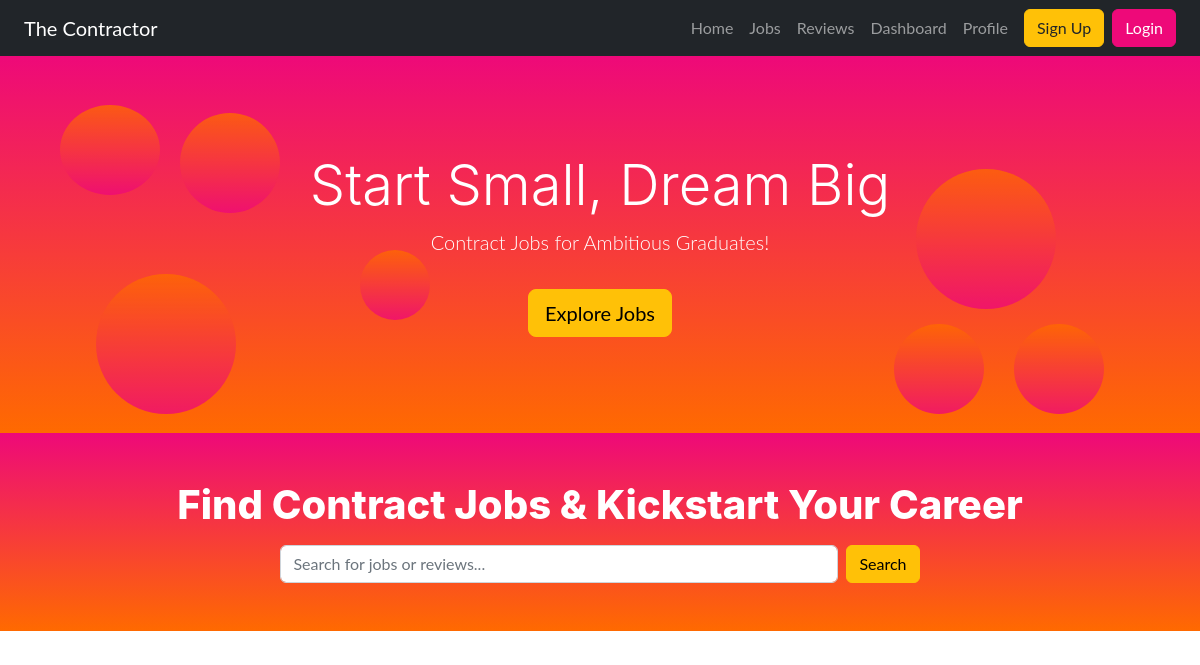
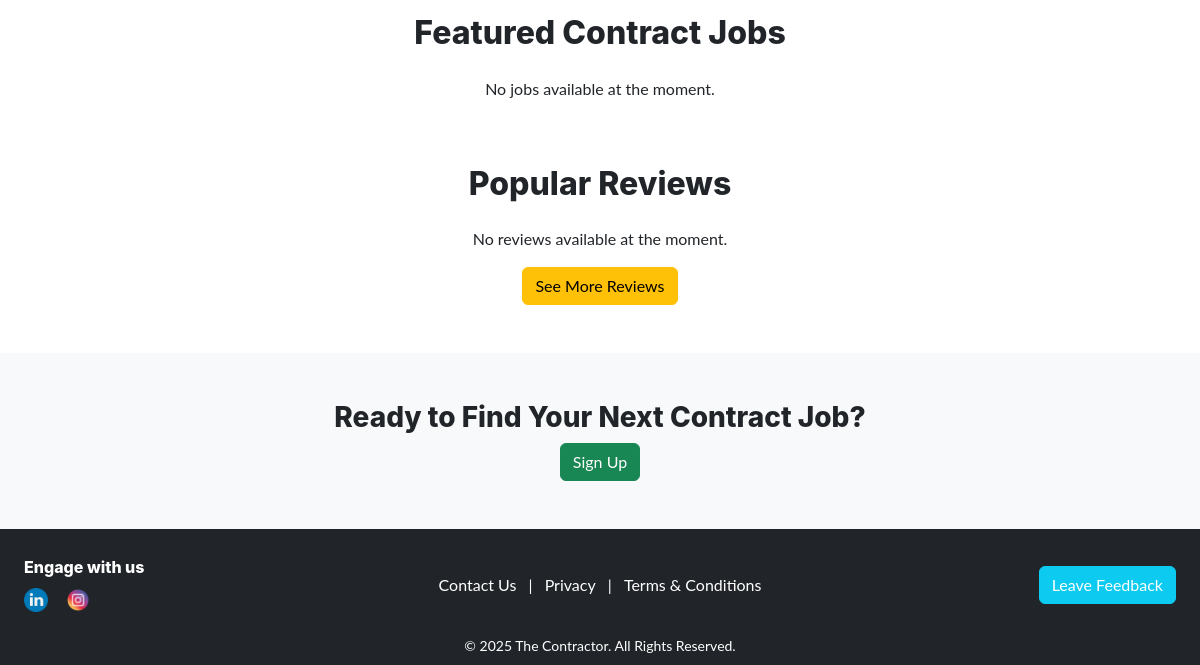
/, run on an earlier commit of the app's database (2 pictures, top to bottom).
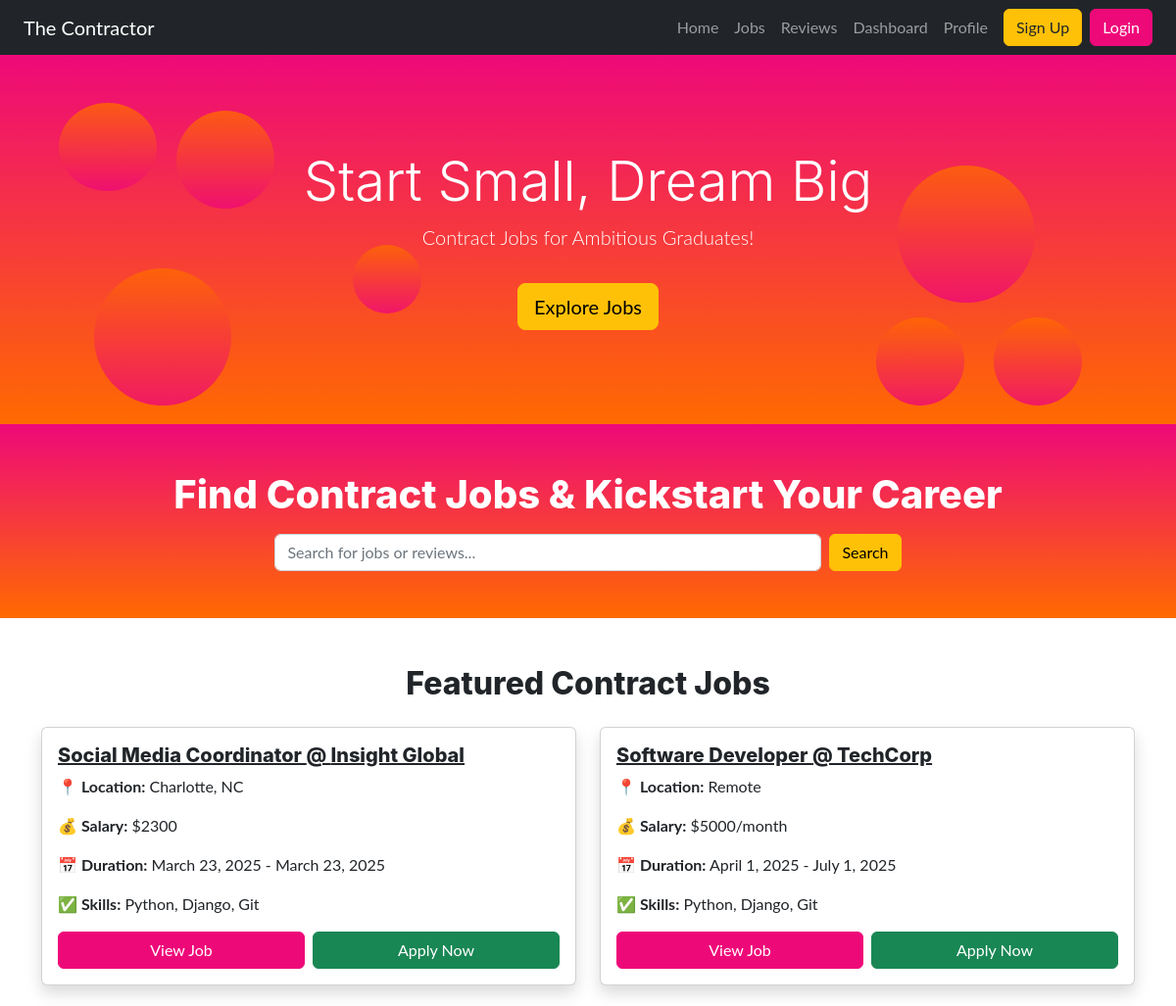
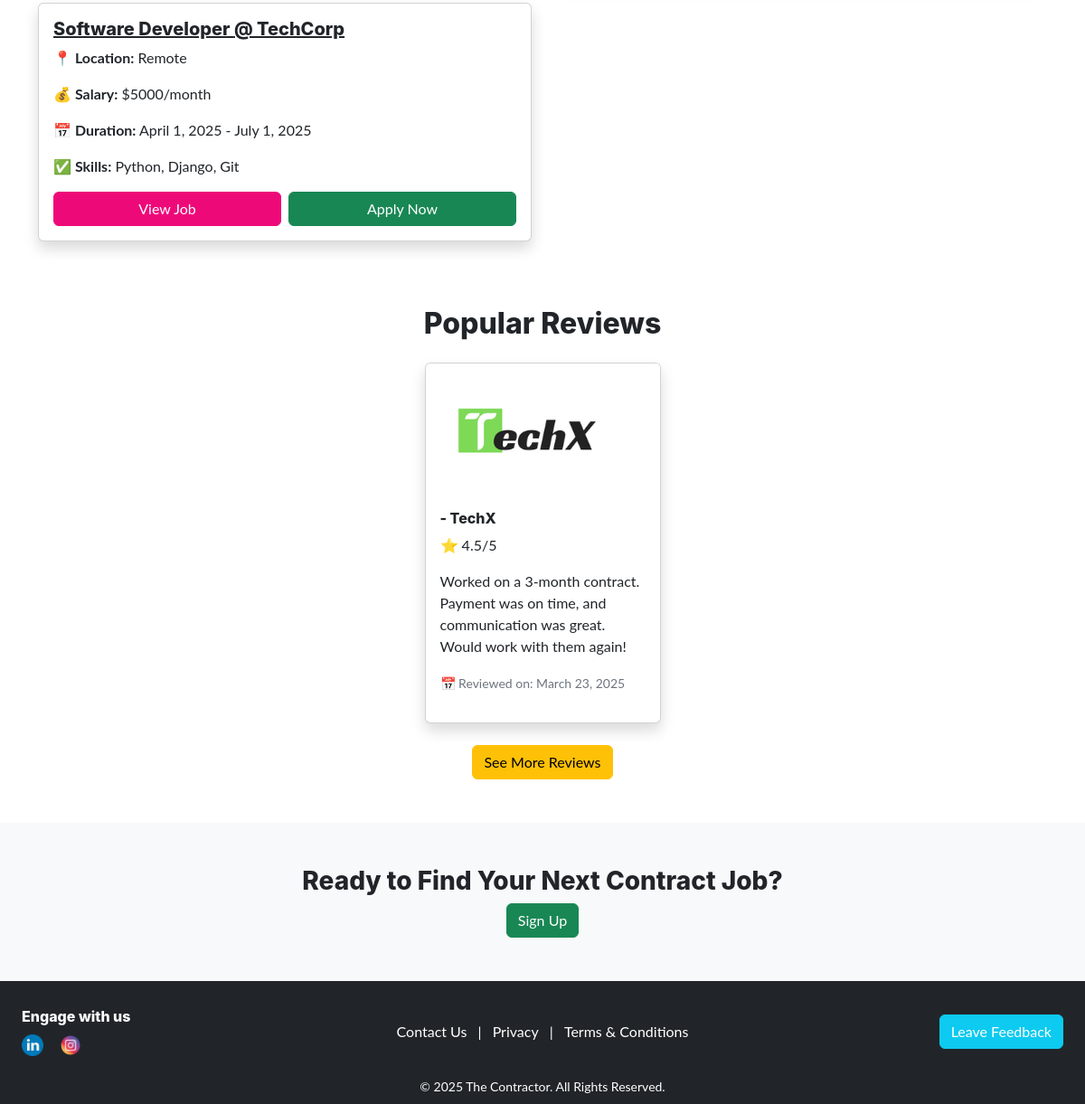
And on a later commit of the database (2 pictures, top to bottom).
### workhub/models.py (models this page shows, shortened)
class Job(models.Model):
    title = models.CharField(max_length=255)
    company = models.CharField(max_length=255)
    location = models.CharField(max_length=255)
    salary = models.CharField(max_length=100, default="Negotiable")  # ✅ Default salary
    contract_time = models.CharField(max_length=100, default="Unknown")
    meets = models.CharField(max_length=100, default="Not specified")
    start_date = models.DateField(default=timezone.now)  # ✅ Default start date
    end_date = models.DateField(default=timezone.now)  # ✅ Default end date
    description = models.TextField()
    skills = models.TextField(default="No skills specified")  # ✅ Default skills

class Review(models.Model):
    company = models.CharField(max_length=255)
    reviewer_name = models.CharField(max_length=255)  # ✅ Use reviewer_name
    rating = models.FloatField()
    role = models.CharField(max_length=255)
    review_text = models.TextField()
    review_date = models.DateField(auto_now_add=True)
    image = models.ImageField(upload_to='review_images/', blank=True, null=True)  # ✅ Optional image

### workhub/views.py (the view)
# urls.py: path('', views.home, name='home'),
def home(request):
    jobs = Job.objects.all()[:6]
    reviews = Review.objects.all()[:4]
    contractor = ContractorOfTheMonth.objects.last()
    return render(request, "workhub/home.html", {
        "jobs": jobs,
        "reviews": reviews,
        "contractor": contractor
    })

### workhub/templates/workhub/home.html (shortened to what this page needs)
{% extends "base.html" %}
{% load form_tags %}
{% load static %}
{% block content %}
<header class="masthead text-center text-white position-relative overflow-hidden" style="background-color: #343a40; padding: 6rem 0; width: 100vw;">
    <div class="container px-5 position-relative z-2">
        <h1 class="display-4">Start Small, Dream Big</h1>
        <p class="lead">Contract Jobs for Ambitious Graduates!</p>
        <a href="{% url 'jobs' %}" class="btn btn-warning btn-lg mt-3">Explore Jobs</a>
    </div>
    <div class="bg-circle bg-primary position-absolute rounded-circle float-circle"
     style="width: 100px; height: 100px; top: 15%; left: 15%; opacity: 0.80;"></div>
     <div class="bg-circle bg-primary position-absolute rounded-circle float-circle"
     style="width: 100px; height: 90px; top: 13%; left: 5%; opacity: 0.80;"></div>
     <div class="bg-circle bg-info position-absolute rounded-circle float-circle"
     style="width: 70px; height: 70px; bottom: 30%; left: 30%; opacity: 0.80;"></div>
     <div class="bg-circle bg-info position-absolute rounded-circle float-circle"
     style="width: 140px; height: 140px; bottom: 5%; left: 8%; opacity: 0.80;"></div>
     <div class="bg-circle bg-warning position-absolute rounded-circle float-circle"
     style="width: 140px; height: 140px; top: 30%; right: 12%; opacity: 0.80;"></div>
    <div class="bg-circle bg-success position-absolute rounded-circle float-circle"
     style="width: 90px; height: 90px; bottom: 5%; right: 18%; opacity: 0.80;"></div>
    <div class="bg-circle bg-success position-absolute rounded-circle float-circle"
     style="width: 90px; height: 90px; bottom: 5%; right: 8%; opacity: 0.80;"></div>
</header>
<header class="masthead text-center text-white bg-primary py-5">
    <div class="container">
        <h1 class="masthead-heading">Find Contract Jobs & Kickstart Your Career</h1>
        <form action="{% url 'search' %}" method="GET" class="d-flex justify-content-center mt-3">
            <input type="text" name="q" class="form-control w-50" placeholder="Search for jobs or reviews..." required>
            <button type="submit" class="btn btn-warning ms-2">Search</button>
        </form>
    </div>
</header>
<section class="container my-5">
    <h2 class="text-center mb-4">Featured Contract Jobs</h2>
    <div class="row">
        {% for job in jobs %}
            <div class="col-md-6 mb-4">
                <div class="card shadow">
                    <div class="card-body">
                        <h5 class="card-title">
                            <a href="{% url 'job_detail' job.id %}" class="text-dark">
                                {{ job.title }} @ {{ job.company }}
                            </a>
                        </h5>
                        <p class="card-text"><strong>📍 Location:</strong> {{ job.location }}</p>
                        <p class="card-text"><strong>💰 Salary:</strong> {{ job.salary }}</p>
                        <p class="card-text"><strong>📅 Duration:</strong> {{ job.start_date }} - {{ job.end_date }}</p>
                        <p class="card-text"><strong>✅ Skills:</strong> {{ job.skills }}</p>
                        <div class="d-flex gap-2 mt-3">
    <a href="{% url 'job_detail' job.id %}" class="btn btn-primary w-50">View Job</a>
    <a href="{% url 'apply_for_job' job.id %}" class="btn btn-success w-50">Apply Now</a>
</div>
                    </div>
                </div>
            </div>
        {% empty %}
            <p class="text-center">No jobs available at the moment.</p>
        {% endfor %}
    </div>
</section>
<section class="container my-5">
    <h2 class="text-center mb-4">Popular Reviews</h2>
    <div class="row justify-content-center">
        {% for review in reviews %}
            <div class="col-md-4 col-lg-3 mb-4 d-flex">
                <div class="card shadow h-100 w-100 d-flex flex-column">
                   <a href="{% url 'review_detail' review.id %}" class="text-decoration-none text-dark d-flex flex-column h-100">
                       <div class="ratio ratio-16x9">
                           <img src="{% if review.image %}{{ review.image.url }}{% else %}{% static 'images/' %}{{ review.company|lower }}.png{% endif %}" class="card-img-top object-fit-cover" alt="{{ review.company }} Review Image">
                       </div>
                       <div class="card-body d-flex flex-column">
                            <h6 class="card-title">{{ review.reviewer_name }} - {{ review.company }}</h6>
                            <p class="card-text">⭐ {{ review.rating }}/5</p>
                            <p class="card-text">{{ review.review_text }}</p>
                            <p class="text-muted mt-auto"><small>📅 Reviewed on: {{ review.review_date }}</small></p>
                        </div>
                    </a>
                </div>
            </div>
        {% empty %}
            <p class="text-center">No reviews available at the moment.</p>
        {% endfor %}
    </div>
    <div class="text-center">
        <a href="{% url 'reviews' %}" class="btn btn-warning">See More Reviews</a>
    </div>
</section>
<section class="text-center bg-light py-5">
    <h3>Ready to Find Your Next Contract Job?</h3>
    <a href="{% url 'signup' %}" class="btn btn-success">Sign Up</a>
</section>
{% endblock %}

### workhub/templates/base.html (shortened to what this page needs)
{% load static %}
<!DOCTYPE html>
<html lang="en">
<head>
    <link href="https://cdn.jsdelivr.net/npm/bootstrap@5.3.0/dist/css/bootstrap.min.css" rel="stylesheet">
    <link rel="stylesheet" href="{% static 'bootstrap_template/styles.css' %}">
    <link rel="stylesheet" href="{% static 'css/styles.css' %}">
</head>
<body>
<nav class="navbar navbar-expand-lg navbar-dark bg-dark w-100">
    <div class="container-fluid px-4">
        <a class="navbar-brand" href="{% url 'home' %}">The Contractor</a>
        <div class="collapse navbar-collapse" id="navbarNav">
            <ul class="navbar-nav ms-auto align-items-center">
                <li class="nav-item"><a class="nav-link" href="{% url 'home' %}">Home</a></li>
                <li class="nav-item"><a class="nav-link" href="{% url 'jobs' %}">Jobs</a></li>
                <li class="nav-item"><a class="nav-link" href="{% url 'reviews' %}">Reviews</a></li>
                <li class="nav-item"><a class="nav-link" href="{% url 'dashboard' %}">Dashboard</a></li>
                <li class="nav-item"><a class="nav-link" href="{% url 'profile' %}">Profile</a></li>
   {% if user.is_authenticated %}
    <li class="nav-item ms-2">
    <a class="btn btn-warning text-dark" href="{% url 'logout' %}">Logout</a>
    </li>
{% else %}
    <li class="nav-item ms-2">
        <a class="btn btn-warning text-dark" href="{% url 'signup' %}">Sign Up</a>
    </li>
    <li class="nav-item ms-2">
        <a class="btn btn-primary text-white" href="{% url 'login' %}">Login</a>
    </li>
{% endif %}
            </ul>
        </div>
    </div>
</nav>
<main class="container-fluid px-0">
    {% block content %}{% endblock %}
</main>
<footer class="bg-dark text-white pt-4 pb-2">
    <div class="container-fluid px-4">
        <div class="row align-items-center">
            <div class="col-md-4 text-start mb-3 mb-md-0">
                <h6>Engage with us</h6>
                <div class="social-icons d-flex gap-2 mt-2">
                    <a href="https://www.linkedin.com" target="_blank">
                        <img src="{% static 'images/linkedin.png' %}" alt="LinkedIn" width="24">
                    </a>
                    <a href="https://www.instagram.com" target="_blank">
                        <img src="{% static 'images/instagram.png' %}" alt="Instagram" width="24">
                    </a>
                </div>
            </div>
            <div class="col-md-4 text-center mb-3 mb-md-0">
                <div class="footer-links">
                    <a href="{% url 'contact' %}" class="text-white text-decoration-none mx-2">Contact Us</a> |
                    <a href="{% url 'privacy' %}" class="text-white text-decoration-none mx-2">Privacy</a> |
                    <a href="{% url 'terms' %}" class="text-white text-decoration-none mx-2">Terms & Conditions</a>
                </div>
            </div>
            <div class="col-md-4 text-end">
                <a href="{% url 'feedback' %}" class="btn btn-info text-white">Leave Feedback</a>
            </div>
        </div>
        <div class="text-center mt-3">
            <small>&copy; 2025 The Contractor. All Rights Reserved.</small>
        </div>
    </div>
</footer>
</body>
</html>

### workhub/static/css/styles.css (style rules this page uses)
body, html { width: 100%; height: 100%; margin: 0; padding: 0; }
.navbar { width: 100%; }
.container-fluid { width: 100%; padding-left: 0; padding-right: 0; }
.float-circle { animation: floatUpDown 4s ease-in-out infinite; will-change: transform; }

### workhub/templates/base.html (style rules this page uses)
html, body { margin: 0; padding: 0; width: 100%; height: 100%; overflow-x: hidden; }
body { display: flex; flex-direction: column; min-height: 100vh; }
main { flex: 1; width: 100%; padding-top: 0; }
footer { background-color: #000; color: white; padding: 30px 0 15px; width: 100%; }
.footer-links { text-align: center; margin: 20px 0; }
.footer-links a { color: white; margin: 0 12px; text-decoration: none; }
.social-icons img { width: 24px; height: 24px; margin-right: 10px; transition: transform 0.2s ease-in-out; }
* { box-sizing: border-box; }

What changed in the data, as far as the page shows it:
added Job: title "Social Media Coordinator", company "Insight Global", location "Charlotte, NC", salary "$2300", start_date "March 23, 2025", end_date "March 23, 2025", skills "Python, Django, Git"
added Job: title "Software Developer", company "TechCorp", location "Remote", salary "$5000/month", start_date "April 1, 2025", end_date "July 1, 2025", skills "Python, Django, Git"
added Job: title "Software Developer", company "TechCorp", location "Remote", salary "$5000/month", start_date "April 1, 2025", end_date "July 1, 2025", skills "Python, Django, Git"
added Review: company "TechX", rating "4.5", review_text "Worked on a 3-month contract. Payment was on time, and communication was great. Would work with them again!", review_date "March 23, 2025"
Also different on the page:
text no longer shown: "No jobs available at the moment. No reviews available at the moment."
